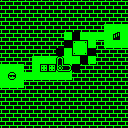

Below is a game level as drawn by its tile map, then a one-line description and the .tmx file that defines it, in full:
An orthogonal 16x16 tile map with 8x8 px tiles, 1 tile layer (Kachelebene 1).

<map version="1.0" tiledversion="1.0.3" orientation="orthogonal" renderorder="right-down" width="16" height="16" tilewidth="8" tileheight="8" nextobjectid="1">
 <tileset firstgid="1" source="../tiles.tsx" />
 <layer name="Kachelebene 1" width="16" height="16">
  <data encoding="csv">
184,184,184,184,184,184,184,184,184,184,184,184,184,184,184,184,
184,184,184,184,184,184,184,184,184,184,184,184,184,184,184,184,
184,184,184,184,184,184,184,184,184,184,184,184,184,184,184,184,
184,184,184,184,184,184,184,184,184,184,184,184,184,129,129,129,
184,184,184,184,184,184,184,184,129,193,129,129,129,129,180,129,
184,184,184,184,184,184,184,184,193,138,132,129,184,129,129,129,
184,184,184,184,184,184,184,193,129,141,135,193,184,184,184,184,
184,184,184,184,129,129,129,178,129,129,193,129,184,184,184,184,
129,129,129,184,129,144,144,164,179,193,184,184,184,184,184,184,
129,177,129,129,129,129,129,129,129,184,184,184,184,184,184,184,
129,129,129,184,184,184,184,184,184,184,184,184,184,184,184,184,
184,184,184,184,184,184,184,184,184,184,184,184,184,184,184,184,
184,184,184,184,184,184,184,184,184,184,184,184,184,184,184,184,
184,184,184,184,184,184,184,184,184,184,184,184,184,184,184,184,
184,184,184,184,184,184,184,184,184,184,184,184,184,184,184,184,
184,184,184,184,184,184,184,184,184,184,184,184,184,184,184,184
</data>
 </layer>
</map>
